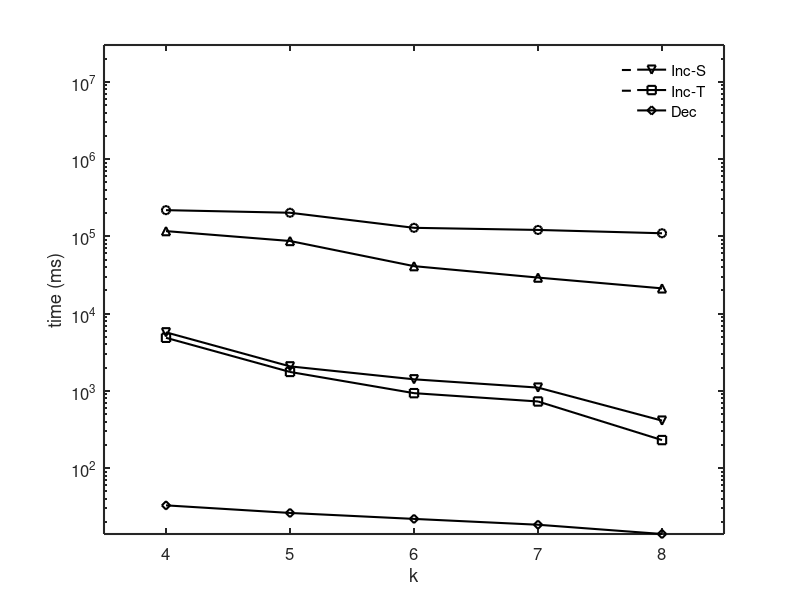

Write the MATLAB code that produced this figure.
set(gcf,'color',[1, 1, 1]);
set(gcf,'unit','centimeters','position',[10 5 9 7]);

x=[1, 2, 3, 4, 5];
y1 = [116947.7041	87104.17442	41145.21626	29266.28984	21220.00588];
y2 = [218377.9205	202139.8591	128978.6456	121081.885	109674.6062];
y3 = [5720.999618	2074.961622	1410.909602	1102.100302	411.7221082];
y4 = [4862.346676	1757.200302	933.710148	728.538995	230.5936899];
y5 = [32.94125499	26.27293456	21.99730351	18.48506088	14.0260538];

p1= semilogy(x, y1, '-k^');
hold on;
p2 = semilogy(x, y2, '-ko');
hold on;
p3 = semilogy(x, y3, '-kv');
hold on;
p4 = semilogy(x, y4, '-ks');
hold on;
p5 = semilogy(x, y5, '-kd');
hold on;

xlabel('k');
ylabel('time (ms)');

axis([0.5 5.5 0.0 30000000]);

set(gca, 'xtick', 1:5, 'XTickLabel', {'4','5','6','7','8'});
%leg=legend('basic-g','basic-w','Inc-S','Inc-T','Dec', 1);
%set(leg,'edgecolor','white');

set(findall(gcf,'type','line'),'linewidth',1.5);
set(gca, 'FontSize', 12);
leg1 = legend([p1, p2],'basic-g','basic-w');
set(leg1,'edgecolor','white');

set(gca, 'LineWidth', 1.5);
ah=axes('position',get(gca,'position'),'visible','off');
set(gca, 'FontSize', 12);
leg2 = legend(ah,[p3, p4, p5],'Inc-S','Inc-T','Dec');
set(leg2,'edgecolor','white');

set(gca, 'FontSize', 12);
set(get(gca, 'XLabel'), 'FontSize',12);
set(get(gca, 'YLabel'), 'FontSize',12);
set(findall(gcf,'type','line'),'linewidth',1.5);
set(gca, 'LineWidth', 1.5);


